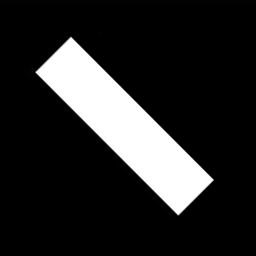
%> input picture 00_Homework/冯波7220180157_控制工程2018习题三/Matlab_project/图片2.jpg, 256 x 256 px
$ octave DCT.m   (GNU Octave 9; MATLAB toolbox functions it lacks are replaced by stand-ins)
%> lines starting %> are read from the running program, lines starting %| are printed output that depends on the picture
close;
clear all;
clc;
[fn,pn,fi]=uigetfile('*.png','choose Image');
%> the answer given: 图片2.jpg
imag=imread([pn fn]);
%> imag is the input picture: size 256x256x3 uint8; min 0, max 255, mean 39.6
I1=rgb2gray(imag);
dctI1=dct2(I1);
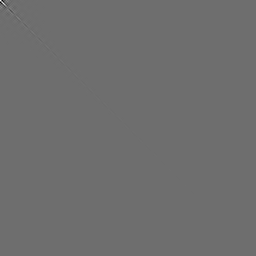
%> dctI1: size 256x256 double; min -7752.2, max 10149.9, mean 0; drawn with min black and max white
dctgrayImage(abs(dctI1)<0.1)=0;
I2=idct2(dctI1)/255;
figure();
subplot(2,2,1),imshow(imag);
title('原图');
subplot(2,2,2),imshow(I1);
title('灰度图像');
subplot(2,2,3),imshow(log(abs(dctI1)),[]);
%> after `imshow(log(abs(dctI1)),[])`:
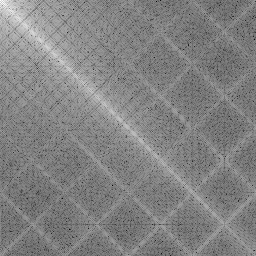
%> displayed picture: size 256x256, on the screen's scale of 0 to 255; min 0, max 255, mean 130.4
title('DCT变换灰度图像');
colormap(gray(4)), colorbar;
subplot(2,2,4),imshow(I2);
title('DCT逆变换图像');
